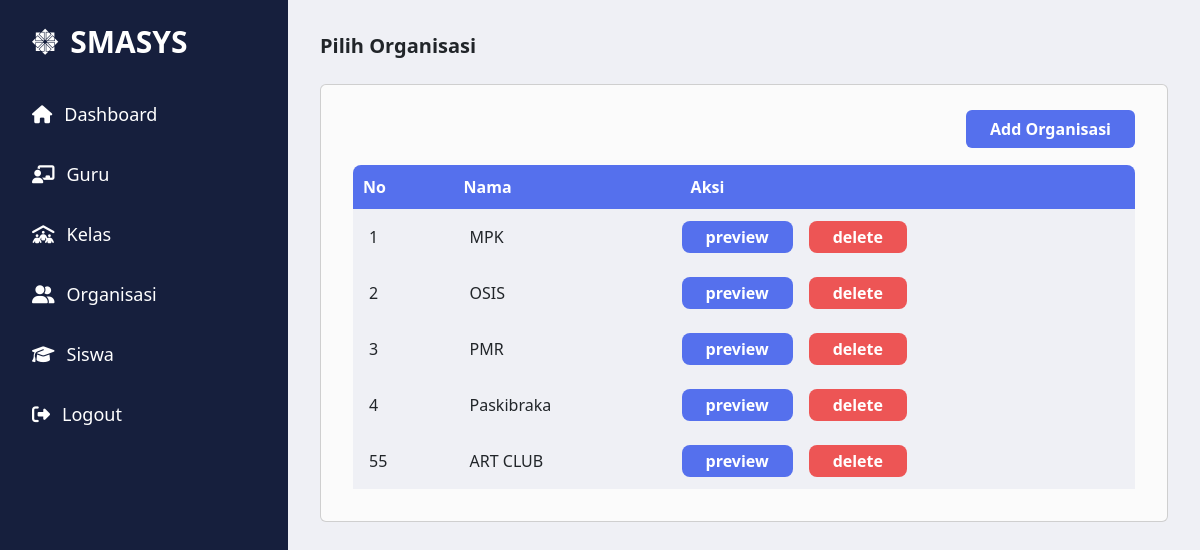
Screenshot of /public/organisasi/index (signed in) with the database file from the repository.
### tables this page shows
CREATE TABLE `organisasi` (
  `id` int(11) NOT NULL,
  `nama` varchar(100) NOT NULL,
  `ketua` varchar(100) NOT NULL,
  `penanggung_jawab` varchar(100) NOT NULL
);

### app/core/Controller.php (called while the page is built, shortened)
<?php
class Controller
{
    public function view($view, $data = [])
    {
        require_once '../app/views/' . $view . '.php';
    }
    public function model($model)
    {
        return new $model;
    }
}

### app/controllers/Organisasi.php (called while the page is built, shortened)
<?php
class Organisasi extends Controller {
    public function index()
    {
        $data['title'] = 'SMASYS | Organisasi';
        $data['is_organisasi'] = true;
        $data['organisasis'] = $this->model('OrganisasiModel')->getOrganisasi();
        $this->view('organisasi/index', $data);
    }
}

### app/core/App.php (called while the page is built, shortened)
<?php
class App
{
    protected $method = 'index';
    protected $params = [];
    public function __construct()
    {
        $url = $this->parseUrl();
        if (isset($url[0])) {
            if (file_exists('../app/controllers/' . $url[0] . '.php')) {
                unset($url[0]);
            }
        }
        $this->controller = new $this->controller;
        if (isset($url[1])) {
            if (method_exists($this->controller, $url[1])) {
                $this->method = $url[1];
            }
        }
        call_user_func_array([$this->controller, $this->method], $this->params);
    }
    public function parseUrl()
    {
        if (isset($_GET['url'])) {
            $url = rtrim($_GET['url'], '/');
            $url = filter_var($url, FILTER_SANITIZE_URL);
            $url = explode('/', $url);
            return $url;
        }
        return ['HomeController', 'index'];
    }
}

### public/index.php (called while the page is built, shortened)
<?php
$app = new App;

### app/core/Database.php (called while the page is built, shortened)
<?php
class Database
{
    private $host = DB_HOST;
    private $user = DB_USER;
    private $pass = DB_PASS;
    private $db_name = DB_NAME;
    private $dbh;
    private $stmt;
    public function __construct()
    {
        $dsn = 'mysql:host=' . $this->host . ';dbname=' . $this->db_name;
        try {
            $this->dbh = new PDO($dsn, $this->user, $this->pass);
        } catch (PDOException $e) {
            die($e->getMessage());
        }
    }
    public function query($query)
    {
        $this->stmt = $this->dbh->prepare($query);
    }
    public function execute()
    {
        $this->stmt->execute();
    }
    public function resultSet()
    {
        $this->execute();
        return $this->stmt->fetchAll(PDO::FETCH_ASSOC);
    }
}

### app/models/OrganisasiModel.php (called while the page is built, shortened)
<?php
class OrganisasiModel {
    private $db;
    public function __construct()
    {
        $this->db = new Database();
    }
    public function getOrganisasi()
    {
        $this->db->query('SELECT * FROM organisasi');
        return $this->db->resultSet();
    }
}

### app/views/organisasi/index.php (the view, shortened to what this page needs)
<div class="flex-1 p-8">
    <h1 class="text-xl font-bold mb-4">Pilih Organisasi</h1>
    <div class="card p-8 bg-[#fbfbfb]">
        <div class=" w-full text-end">
            <a href="<?= BASEURL ?>/organisasi/add"
                class="text-white text-md font-semibold rounded-md px-6 py-2 bg-[#5570ed] hover:bg-[#3c51b1] duration-200">Add
                Organisasi</a>
        </div>
        <table class="mt-4 min-w-full overflow-hidden rounded-t-lg">
            <thead class="text-md bg-[#5570ed]">
                <tr>
                    <th class="p-2.5 text-white">No</th>
                    <th class="p-2.5 text-white">Nama</th>
                    <th class="p-2.5 text-white">Aksi</th>
                </tr>
            </thead>
            <tbody class="table-auto">
                <?php
                foreach ($data['organisasis'] as $organisasi) {
                    echo "<tr class='bg-[#eff0f5]'>";
                    echo "<td class='p-3'>" . $organisasi['id'] . "</td>";
                    echo "<td class='p-3'>" . $organisasi['nama'] . "</td>";
                    echo "<td class='h-full w-min'>" .
                        "<div class='flex gap-3'>" .
                        "<a href='" . BASEURL . "/organisasi/detail/" . $organisasi['id'] . "' class='text-white font-semibold px-4 py-1 bg-[#5570ed] hover:bg-[#3c51b1] duration-200 rounded-lg'>preview</a>" .
                        "<a href='" . BASEURL . "/organisasi/delete/" . $organisasi['id'] . "' class='text-white font-semibold px-4 py-1 bg-[#ED5555] hover:bg-[#9e3939] duration-200 rounded-lg'>delete</a>" .
                        "</div>" .
                        "</td>";
                    echo "</tr>";
                }
                ?>
            </tbody>
        </table>
    </div>
</div>

### rows the page displays
organisasi: id "1", nama "MPK"
organisasi: id "2", nama "OSIS"
organisasi: id "3", nama "PMR"
organisasi: id "4", nama "Paskibraka"
organisasi: id "55", nama "ART CLUB"
